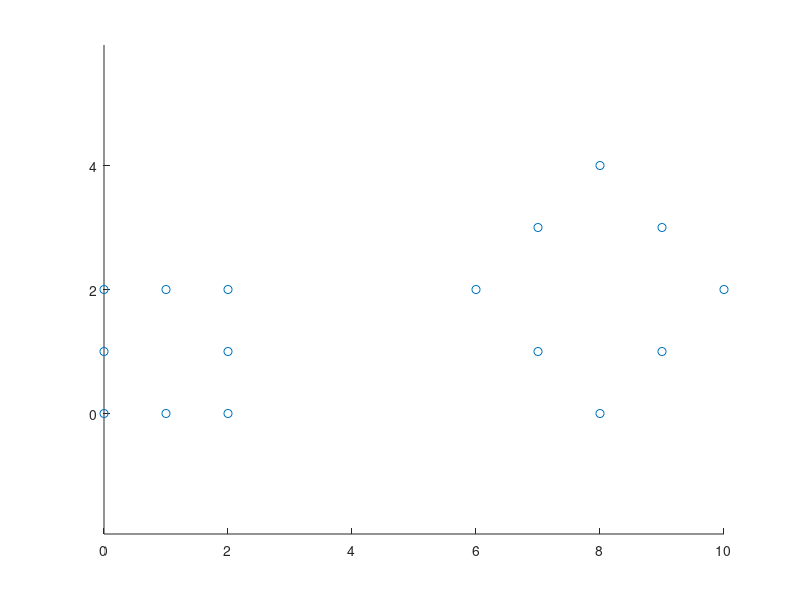

The MATLAB source for this figure: (Note: this script raises an error after producing the figure.)
%% Test Linesplitting fn on sawtooth
% L Drabsch 8/4/16
close all
clear all
clc
% load mydata
load myblocks
% mydata = sortrows(mydata, 1);
% mydata = mydata(9:end,:);
fig = figure(1);
scatter(mydata(:,1),mydata(:,2));
axis equal
[Lines,IndexDomain] = LineSplit(mydata,0.2,2);
Corner = findcorner(Lines, IndexDomain, mydata);
% identify corners
